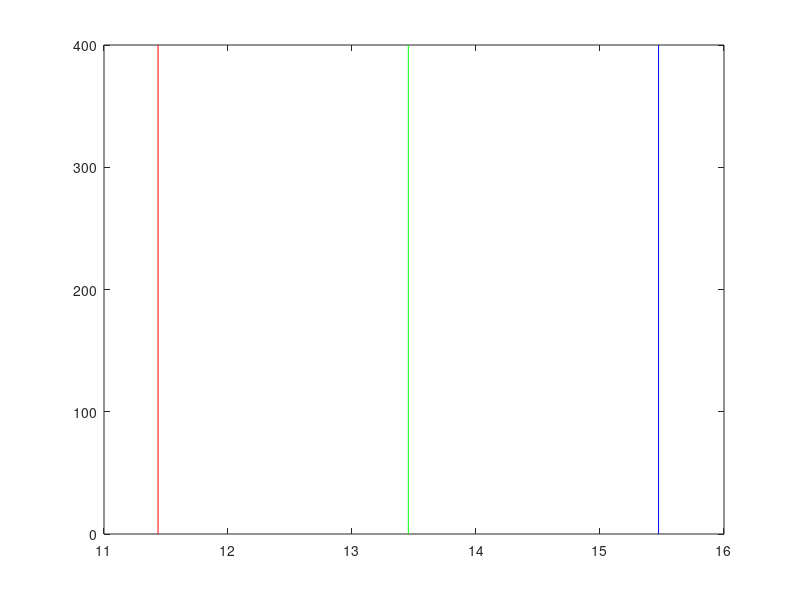

Recreate this plot in MATLAB.
% Thiet ke may bay

sGL = 500; % roll-out distance, in ft
VSL = sqrt(sGL/0.265); % kts
VSL = 1.6878 * VSL; % ft/s
CLMAXL = [1.7; 2.0; 2.3];
WSTOlandlim = VSL^2*0.002378/2/0.95*CLMAXL;
plot([WSTOlandlim(1);WSTOlandlim(1)],[0;400],'red')
hold on
plot([WSTOlandlim(2);WSTOlandlim(2)],[0;400],'green')
hold on
plot([WSTOlandlim(3);WSTOlandlim(3)],[0;400],'blue')
hold on
